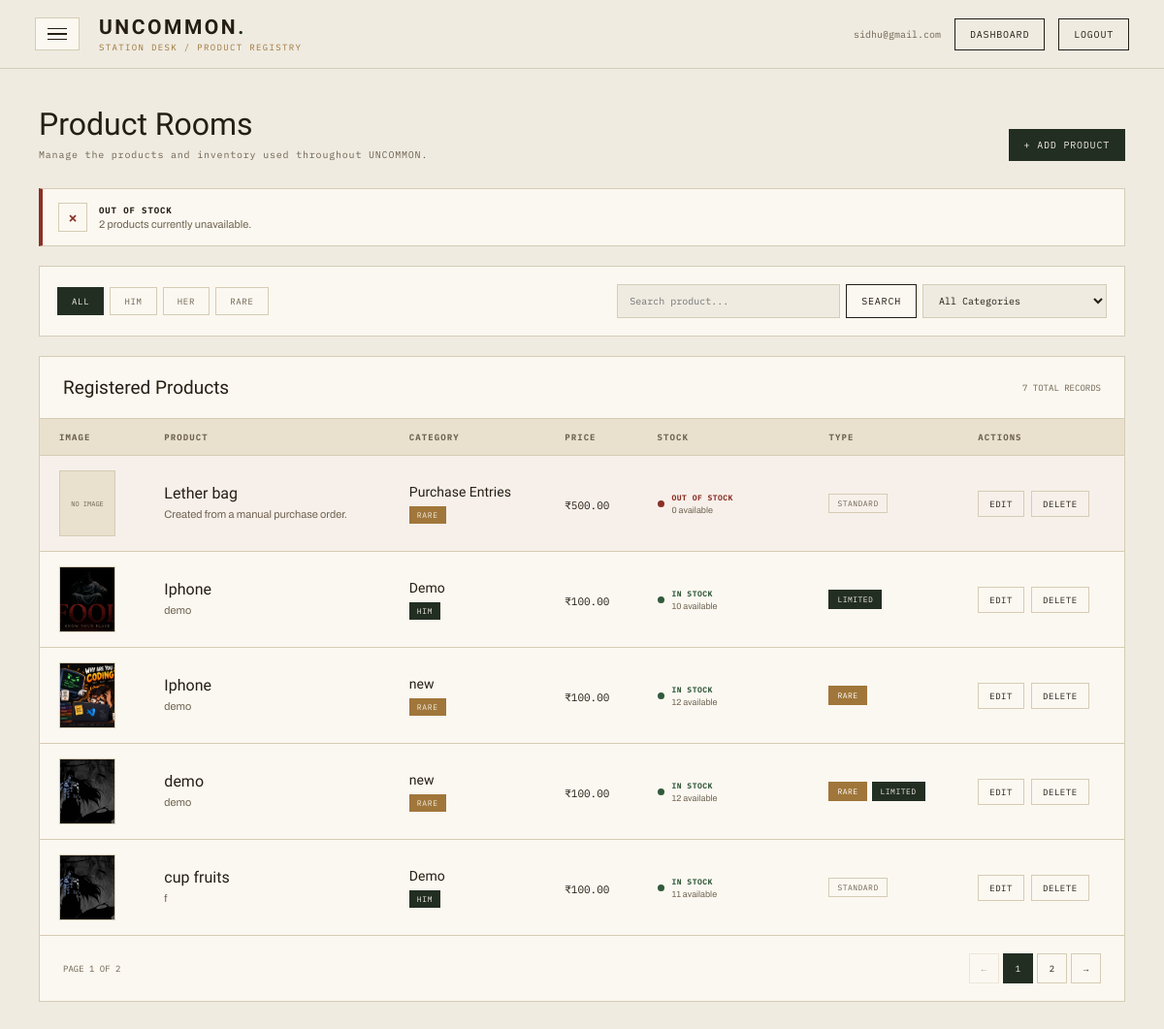
The app's page /admin_panel/products/ (signed in), older data.
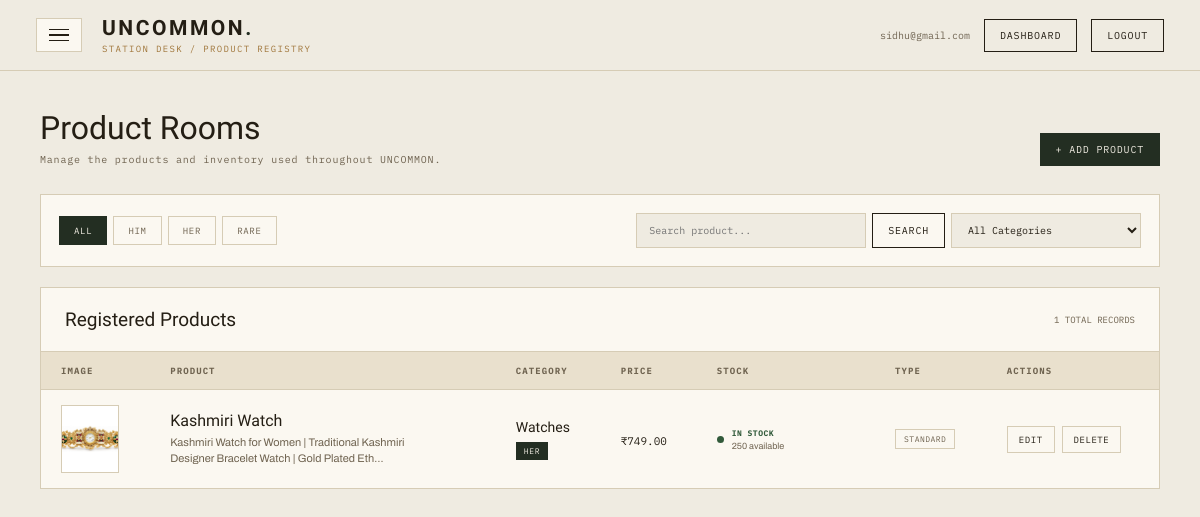
The same page, newer data.
### admin_panel/models.py (models this page shows, shortened)
class Product(models.Model):
    category = models.ForeignKey(
        Category,
        on_delete=models.PROTECT,
        related_name="products"
    )
    product_name = models.CharField(max_length=150)
    overview = models.CharField(
        max_length=300,
        blank=True
    )
    description = models.TextField(blank=True)
    price = models.DecimalField(
        max_digits=10,
        decimal_places=2
    )
    stock = models.PositiveIntegerField(default=0)
    image = models.ImageField(
        upload_to="products/",
        blank=True,
        null=True
    )
    image2 = models.ImageField(
        upload_to="products/",
        blank=True,
        null=True
    )
    image3 = models.ImageField(
        upload_to="products/",
        blank=True,
        null=True
    )
    image4 = models.ImageField(
        upload_to="products/",
        blank=True,
        null=True
    )
    is_rare = models.BooleanField(default=False)
    is_limited = models.BooleanField(default=False)
    created_at = models.DateTimeField(auto_now_add=True)

class Category(models.Model):
    SECTION_CHOICES = [
        ('HIM', 'Him'),
        ('HER', 'Her'),
        ('RARE', 'Rare'),
    ]
    section = models.CharField(
        max_length=10,
        choices=SECTION_CHOICES
    )
    category_name = models.CharField(
        max_length=100
    )
    description = models.TextField(
        blank=True
    )

### admin_panel/views.py (the view)
def view_products(request):
    if 'admin' not in request.session:
        return redirect('home')
    admin = get_object_or_404(Admin, id=request.session['admin'])
    categories = Category.objects.all().order_by('section', 'category_name')
    products = Product.objects.select_related('category').all().order_by('-id')
    search = request.GET.get('search', '').strip()
    if search:
        products = products.filter(
            Q(product_name__icontains=search)
            | Q(overview__icontains=search)
            | Q(description__icontains=search)
        )
    section = request.GET.get('section', '').strip()
    if section in ['HIM', 'HER', 'RARE']:
        products = products.filter(category__section=section)
    category_id = request.GET.get('category', '').strip()
    if category_id:
        products = products.filter(category_id=category_id)
    low_stock_count = Product.objects.filter(stock__gt=0, stock__lte=5).count()
    out_of_stock_count = Product.objects.filter(stock=0).count()
    paginator = Paginator(products, 5)
    page_obj = paginator.get_page(request.GET.get('page'))
    return render(
        request,
        'admin_panel/products.html',
        {
            'admin': admin,
            'page_obj': page_obj,
            'categories': categories,
            'search': search,
            'section': section,
            'category_id': category_id,
            'low_stock_count': low_stock_count,
            'out_of_stock_count': out_of_stock_count,
        },
    )

### templates/admin_panel/products.html (shortened to what the changed rows need)
{% load static %}
<!DOCTYPE html>
<html lang="en">
<head>
</head>
<body>
<main>
    <div class="page-header">
        <div>
            <h1 class="page-title">
                Product Rooms
            </h1>
        </div>
    </div>
    {% if low_stock_count > 0 or out_of_stock_count > 0 %}
        <div class="inventory-alerts">
            {% if out_of_stock_count > 0 %}
                <div class="inventory-alert out-alert">
                    <div class="alert-icon">
                        ×
                    </div>
                    <div class="alert-content">
                        <strong>
                            Out of Stock
                        </strong>
                        <span>
                            {{ out_of_stock_count }}
                            product{{ out_of_stock_count|pluralize }}
                            currently unavailable.
                        </span>
                    </div>
                </div>
            {% endif %}
        </div>
    {% endif %}
    <div class="table-card">
        <div class="table-header">
            <div>
                <h2>
                    Registered Products
                </h2>
            </div>
            <div class="record-count">
                {{ page_obj.paginator.count }}
                TOTAL RECORDS
            </div>
        </div>
        {% if page_obj.object_list %}
            <div class="table-wrapper">
                <table>
                    <thead>
                        <tr>
                            <th>
                                Image
                            </th>
                            <th>
                                Product
                            </th>
                            <th>
                                Category
                            </th>
                            <th>
                                Price
                            </th>
                            <th>
                                Stock
                            </th>
                            <th>
                                Type
                            </th>
                            <th>
                                Actions
                            </th>
                        </tr>
                    </thead>
                    <tbody>
                        {% for product in page_obj %}
                            <tr
                                class="
                                    {% if product.stock == 0 %}
                                        out-of-stock-row
                                    {% elif product.stock <= 5 %}
                                        low-stock-row
                                    {% endif %}
                                "
                            >
                                <td>
                                    {% if product.image %}
                                        <img
                                            src="{{ product.image.url }}"
                                            class="product-image"
                                            alt="{{ product.product_name }}"
                                        >
                                    {% else %}
                                        <div class="no-image">
                                            NO IMAGE
                                        </div>
                                    {% endif %}
                                </td>
                                <td>
                                    <div class="product-name">
                                        {{ product.product_name }}
                                    </div>
                                    {% if product.overview %}
                                        <div class="description">
                                            {{ product.overview|truncatechars:90 }}
                                        </div>
                                    {% elif product.description %}
                                        <div class="description">
                                            {{ product.description|truncatechars:70 }}
                                        </div>
                                    {% endif %}
                                </td>
                                <td>
                                    <div class="category-name">
                                        {{ product.category.category_name }}
                                    </div>
                                    <span
                                        class="
                                            section-tag
                                            {% if product.category.section == 'RARE' %}
                                                section-rare
                                            {% endif %}
                                        "
                                    >
                                        {{ product.category.section }}
                                    </span>
                                </td>
                                <td>
                                    <span class="price">
                                        ₹{{ product.price }}
                                    </span>
                                </td>
                                <td>
                                    {% if product.stock == 0 %}
                                        <div class="stock-status out">
                                            <span class="stock-dot"></span>
                                            <div>
                                                <strong>
                                                    OUT OF STOCK
                                                </strong>
                                                <small>
                                                    0 available
                                                </small>
                                            </div>
                                        </div>
                                    {% else %}
                                        <div class="stock-status good">
                                            <span class="stock-dot"></span>
                                            <div>
                                                <strong>
                                                    IN STOCK
                                                </strong>
                                                <small>
                                                    {{ product.stock }} available
                                                </small>
                                            </div>
                                        </div>
                                    {% endif %}
                                </td>
                                <td>
                                    <div class="tags">
                                        {% if product.is_rare %}
                                            <span class="tag rare">
                                                Rare
                                            </span>
                                        {% endif %}
                                        {% if product.is_limited %}
                                            <span class="tag limited">
                                                Limited
                                            </span>
                                        {% endif %}
                                        {% if not product.is_rare and not product.is_limited %}
                                            <span class="tag">
                                                Standard
                                            </span>
                                        {% endif %}
                                    </div>
                                </td>
                                <td>
                                    <div class="actions">
                                        <button
                                            type="button"
                                            class="action-btn edit-btn"
                                            data-url="{% url 'edit_product' product.id %}"
                                            data-category="{{ product.category.id }}"
                                            data-name="{{ product.product_name }}"
                                            data-overview="{{ product.overview|default:''|escape }}"
                                            data-description="{{ product.description|default:''|escape }}"
                                            data-price="{{ product.price }}"
                                            data-stock="{{ product.stock }}"
                                            data-rare="{{ product.is_rare|yesno:'true,false' }}"
                                            data-limited="{{ product.is_limited|yesno:'true,false' }}"
                                            data-image="{% if product.image %}{{ product.image.url }}{% endif %}"
                                            data-image2="{% if product.image2 %}{{ product.image2.url }}{% endif %}"
                                            data-image3="{% if product.image3 %}{{ product.image3.url }}{% endif %}"
                                            data-image4="{% if product.image4 %}{{ product.image4.url }}{% endif %}"
                                            onclick="openEditModal(this)"
                                        >
                                            Edit
                                        </button>
                                        <button
                                            type="button"
                                            class="action-btn delete-btn"
                                            data-url="{% url 'delete_product' product.id %}"
                                            data-name="{{ product.product_name }}"
                                            onclick="openDeleteModal(this)"
                                        >
                                            Delete
                                        </button>
                                    </div>
                                </td>
                            </tr>
                        {% endfor %}
                    </tbody>
                </table>
            </div>
            {% if page_obj.paginator.num_pages > 1 %}
<div class="pagination">
    <div class="pagination-info">
        PAGE {{ page_obj.number }}
        OF {{ page_obj.paginator.num_pages }}
    </div>
    <div class="pagination-links">
        {% if page_obj.has_previous %}
            <a
                class="page-link"
                href="?page={{ page_obj.previous_page_number }}{% if section %}&section={{ section }}{% endif %}{% if search %}&search={{ search|urlencode }}{% endif %}{% if category_id %}&category={{ category_id }}{% endif %}"
            >
                ←
            </a>
        {% else %}
            <span class="page-link disabled">
                ←
            </span>
        {% endif %}
        {% for num in page_obj.paginator.page_range %}
            {% if num == page_obj.number %}
                <span class="page-link current">
                    {{ num }}
                </span>
            {% elif num >= page_obj.number|add:'-2' and num <= page_obj.number|add:'2' %}
                <a
                    class="page-link"
                    href="?page={{ num }}{% if section %}&section={{ section }}{% endif %}{% if search %}&search={{ search|urlencode }}{% endif %}{% if category_id %}&category={{ category_id }}{% endif %}"
                >
                    {{ num }}
                </a>
            {% endif %}
        {% endfor %}
        {% if page_obj.has_next %}
            <a
                class="page-link"
                href="?page={{ page_obj.next_page_number }}{% if section %}&section={{ section }}{% endif %}{% if search %}&search={{ search|urlencode }}{% endif %}{% if category_id %}&category={{ category_id }}{% endif %}"
            >
                →
            </a>
        {% else %}
            <span class="page-link disabled">
                →
            </span>
        {% endif %}
    </div>
</div>
{% endif %}
        {% endif %}
    </div>
</main>
</body>
</html>

Row changes from the older to the newer data that the page shows:
removed Product: image "NO IMAGE", product_name "Lether bag", description "Created from a manual purchase order.", category.category_name "Purchase Entries", category.section "RARE", price "500.00", stock 0 (drawn), is_rare "STANDARD"
removed Product: image (picture), product_name "Iphone", description "demo", category.category_name "Demo", category.section "HIM", price "100.00", stock "10", is_limited "LIMITED"
removed Product: image (picture), product_name "Iphone", description "demo", category.category_name "new", category.section "RARE", price "100.00", stock "12", is_rare "RARE"
removed Product: image (picture), product_name "demo", description "demo", category.category_name "new", category.section "RARE", price "100.00", stock "12", is_rare "RARE", is_limited "LIMITED"
removed Product: image (picture), product_name "cup fruits", description "f", category.category_name "Demo", category.section "HIM", price "100.00", stock "11", is_rare "STANDARD"
added Product: image (picture), product_name "Kashmiri Watch", overview "Kashmiri Watch for Women | Traditional Kashmiri Designer Bracelet Watch | Gold Plated Eth…", category.category_name "Watches", category.section "HER", price "749.00", stock "250", is_rare "STANDARD"
Text that changed along with them:
{{ page_obj.paginator.count }}: "7" → "1"
{{ out_of_stock_count }}: "2" → (not shown)
{{ page_obj.number }}: "1" → (not shown)
{{ page_obj.paginator.num_pages }}: "2" → (not shown)
text no longer shown: "× OUT OF STOCK product currently unavailable. PAGE OF ← →"
list line gone: "1"
list line gone: "2"
